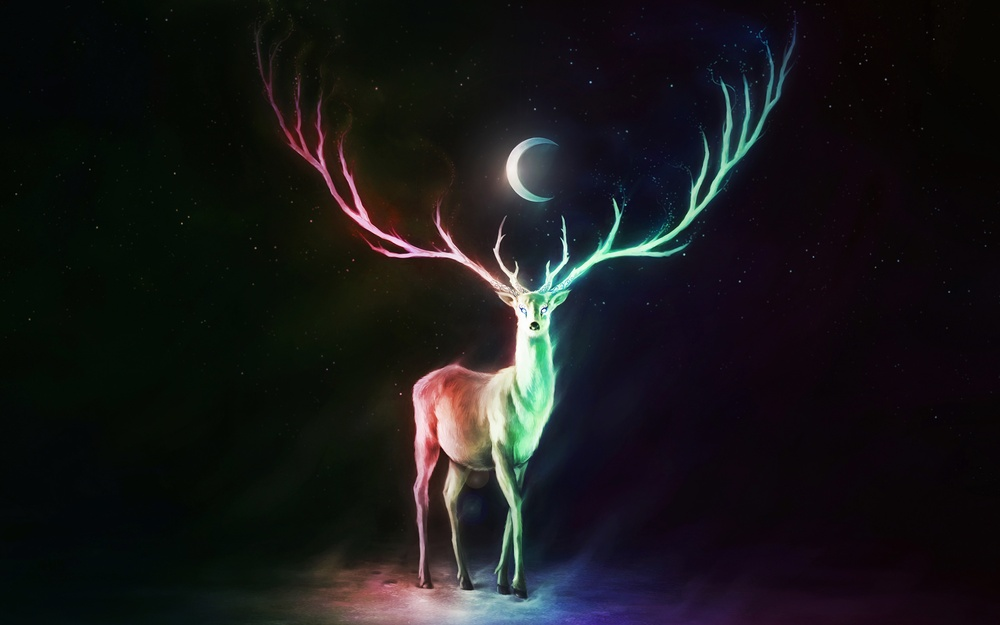
#> input picture images/lab2.6.in.jpg, 1000 x 625 px, shrunk from 3840 x 2400 before the run
$ python lab2.6.py
#> lines starting #> are read from the running program, lines starting #| are printed output that depends on the picture
import cv2

image = cv2.imread('images/lab2.6.in.jpg')
#> image is the input picture: shape (625, 1000, 3); mean B, G, R 25, 23.6, 24.3
gaussSmoothImage = cv2.GaussianBlur(image, (15, 15), 0)
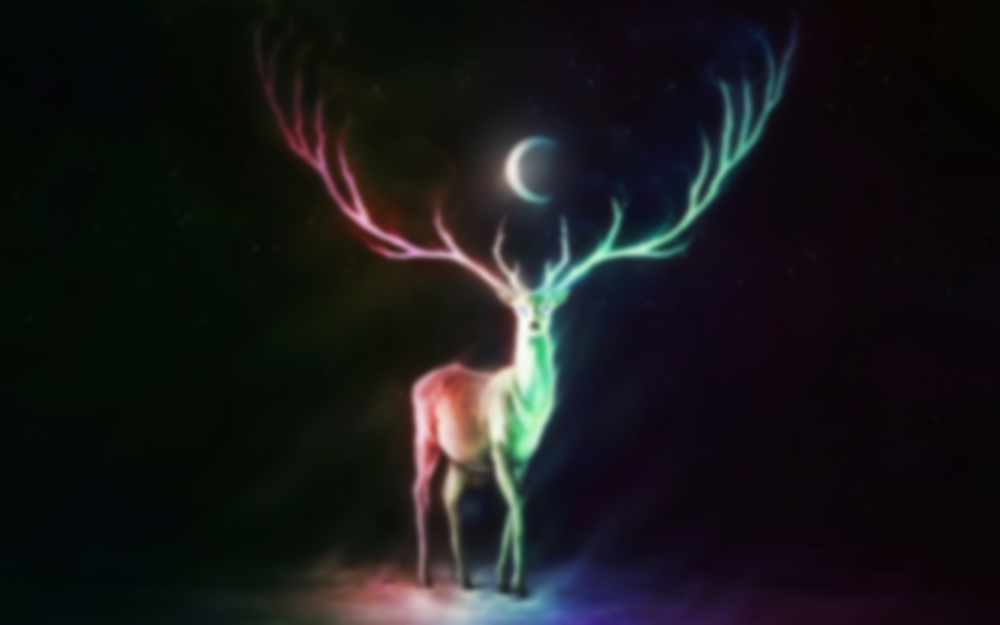
#> gaussSmoothImage: shape (625, 1000, 3); mean B, G, R 25, 23.6, 24.3
cv2.imwrite('images/lab2.6.out.jpg', gaussSmoothImage)

$ run again, with images/lab3.6.in.jpg copied over images/lab2.6.in.jpg
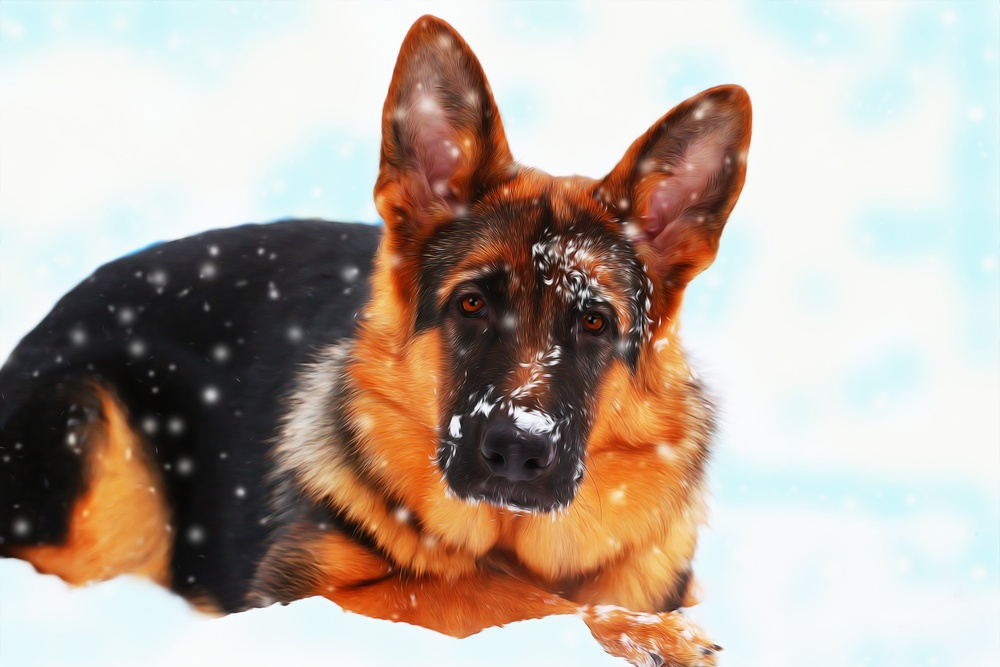
#> input picture images/lab3.6.in.jpg, 1000 x 667 px, shrunk from 1920 x 1280 before the run
#> image is the input picture: shape (667, 1000, 3); mean B, G, R 159.7, 170.8, 185.4
#> `gaussSmoothImage = cv2.GaussianBlur(image, (15, 15), 0)`:
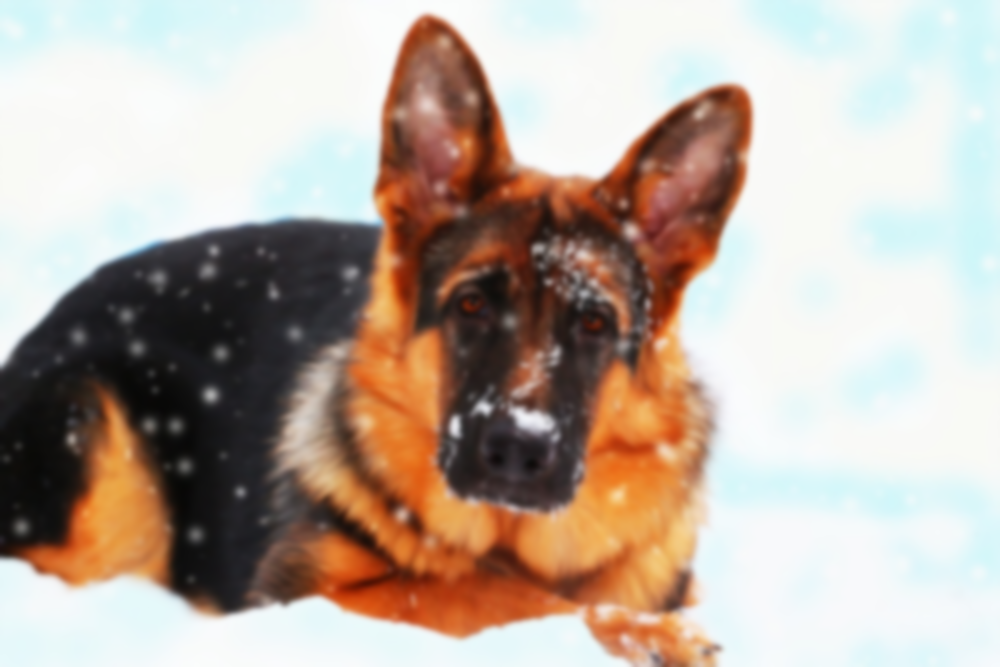
#> gaussSmoothImage: shape (667, 1000, 3); mean B, G, R 159.6, 170.8, 185.4
